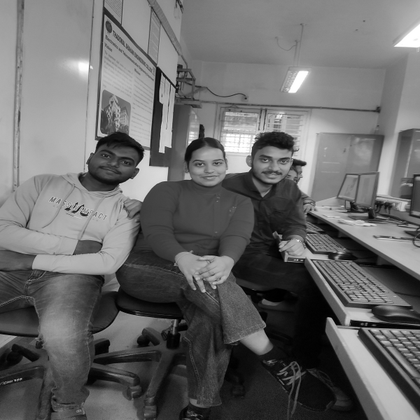
%> input picture Img_3.tif, 420 x 420 px, shrunk from 600 x 600 before the run
$ octave HPF_Boost.m   (GNU Octave 9; MATLAB toolbox functions it lacks are replaced by stand-ins)
%> lines starting %> are read from the running program, lines starting %| are printed output that depends on the picture
clc
clear
##f = [3 3 3 3 3 3 3 3; ...
##   3 3 3 3 3 3 3 3; ...
##   3 3 3 3 3 3 3 3; ...
##   3 3 3 3 3 3 3 3; ...
##   201 201 201 201 201 201 201 201; ...
##   201 201 201 201 201 201 201 201; ...
##   201 201 201 201 201 201 201 201; ...
##   201 201 201 201 201 201 201 201];

f = double(imread('Img_3.tif'));
%> f: size 420x420x3 double; min 0, max 255, mean 104.4; mean of the top-left, top-right, bottom-left and bottom-right quarters 136.4, 131.9, 79.4, 70

[row, col] = size(f);
%> row = 420; col = 1260
w = [-1 -1 -1; -1 8.3 -1; -1 -1 -1];

for x=2:1:row-1
  for y= 2:1:col-1;
    g( x,y)=f(x-1,y-1) *w (1,1) + f( x-1,y) * w(1,2) + f( x-1,y+1) * w(1,3) +...
            f(x,y-1) *w (2,1) + f( x,y) * w(2,2) + f( x,y+1) * w(2,3) +...
           f(x+1,y-1) *w (3,1) + f( x+1,y) * w(3,2) + f( x+1,y+1) * w(3,3);
  endfor
 endfor
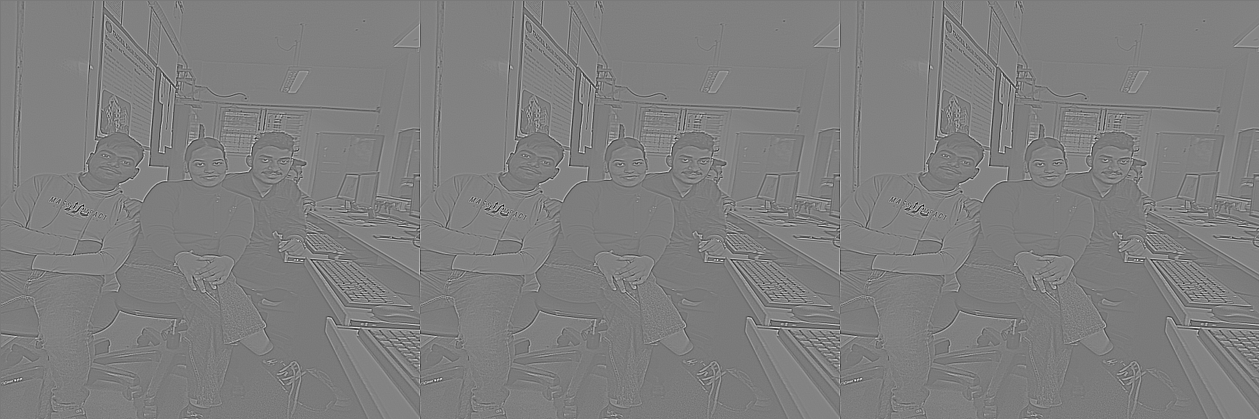
%> g: size 419x1259 double; min -768.1, max 833.4, mean 31.2; drawn with min black and max white
%g

figure(1), imshow(uint8(f))
figure(2), imshow(uint8(g))
%> after `imshow(uint8(g))`:
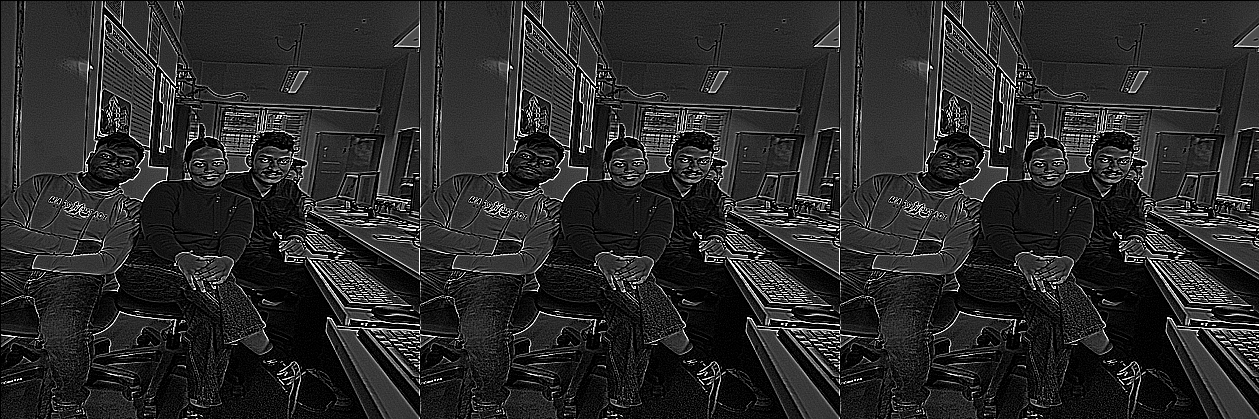
%> displayed picture: size 419x1259, on the screen's scale of 0 to 255; min 0, max 255, mean 42.3

$ run again, with pout.tif copied over Img_3.tif
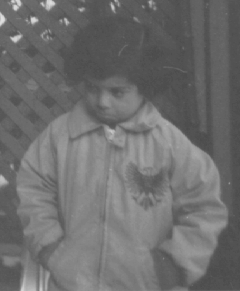
%> input picture pout.tif, 240 x 291 px
%> after the loop `for x=2:1:row-1`:
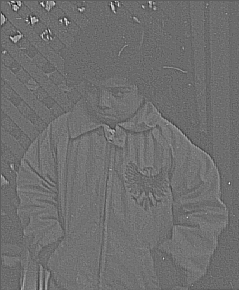
%> g: size 290x239 double; min -201.9, max 334.9, mean 32.8; drawn with min black and max white
%> `imshow(uint8(g))`:
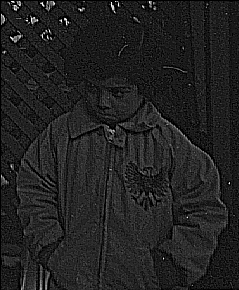
%> displayed picture: size 290x239, on the screen's scale of 0 to 255; min 0, max 255, mean 33.4
